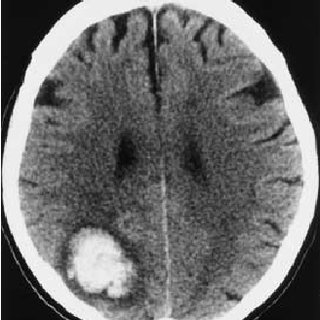
#> input picture An-81-year-old-man-with-a-well-circumscribed-right-parietal-intraparenchymal-hematoma_Q320.jpg, 320 x 320 px
$ jupyter execute 'detect brain bleed in ct.ipynb'
#> lines starting #> are read from the running program, lines starting #| are printed output that depends on the picture; after the words box and inside, x2 and y2 are one past the last pixel; in counts of white or black regions, pixels touching at a corner belong together
[cell 1]
import numpy as np
import matplotlib.pyplot as plt
import cv2

[cell 2]
import numpy as np
import cv2

def nothing(x):
    pass

cv2.namedWindow("tracking")
cv2.createTrackbar("LH","tracking",0,255,nothing)
cv2.createTrackbar("LS","tracking",0,255,nothing)
cv2.createTrackbar("LV","tracking",0,255,nothing)
cv2.createTrackbar("UH","tracking",255,255,nothing)
cv2.createTrackbar("US","tracking",255,255,nothing)
cv2.createTrackbar("UV","tracking",255,255,nothing)

# my_img = cv2.imread('First-CT-scan-brain-without-contrast-showing-suspicion-of-subarachnoid-bleed-a.png')

while True:

    my_img = cv2.imread('An-81-year-old-man-with-a-well-circumscribed-right-parietal-intraparenchymal-hematoma_Q320.jpg')
#> my_img is the input picture: shape (320, 320, 3); min 0, max 255, mean 109.6
    #roi = img[269: 795, 537: 1416]
    rows, cols, _ = my_img.shape
#> rows = 320; cols = 320
    gray_roi = cv2.cvtColor(my_img, cv2.COLOR_BGR2GRAY)
    gray_roi = cv2.GaussianBlur(gray_roi, (5, 5), 0)
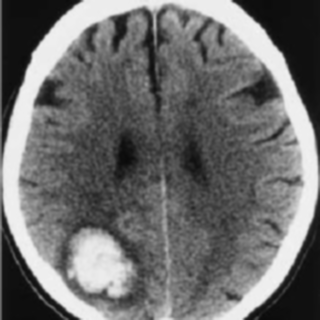
#> gray_roi: shape (320, 320); min 10, max 243, mean 109.4
    _, threshold = cv2.threshold(gray_roi, 3, 255, cv2.THRESH_BINARY_INV)
#> threshold: shape (320, 320); every value is 0

    hsv = cv2.cvtColor(my_img, cv2.COLOR_BGR2HSV)
#> hsv: shape (320, 320, 3); mean H, S, V 0, 0, 109.6

    """
    lh = 0
    ls = 0
    lv = 128
    uh = 255
    us = 255
    uv = 148 or 186 or 215
    """

    l_h = cv2.getTrackbarPos("LH" , "tracking")
    l_s = cv2.getTrackbarPos("LS", "tracking")
    l_v = cv2.getTrackbarPos("LV", "tracking")

    u_h = cv2.getTrackbarPos("UH", "tracking")
    u_s = cv2.getTrackbarPos("US", "tracking")
    u_v = cv2.getTrackbarPos("UV", "tracking")

    l_b = np.array([l_h,l_s,l_v])
    u_b = np.array([u_h,u_s,u_v])

    mask = cv2.inRange(hsv, l_b, u_b)
#> mask: shape (320, 320); every value is 255
    res = cv2.bitwise_and(my_img,my_img,mask=mask)
    res2 = cv2.bitwise_and(gray_roi, gray_roi, mask=mask)

    #ret, thresh = cv2.threshold(my_img, 127, 255, 0)
    ret, thresh = cv2.threshold(my_img, 120, 200, 0)
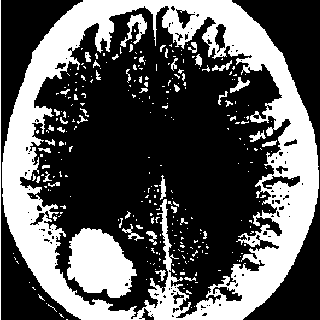
#> thresh: shape (320, 320, 3); values 0 (black) and 200 (white), 34.8% white; 295 white regions (251 under 20 px), largest, box (x1, y1, x2, y2) and area: (2, 0, 319, 320) 28904, (67, 228, 137, 298) 3345, (120, 14, 147, 47) 328
    contours, hierarchy = cv2.findContours(res2, cv2.RETR_TREE, cv2.CHAIN_APPROX_SIMPLE)
#> contours = [[[0, 0], [0, 319], [319, 319], [319, 0]]]
    contours = sorted(contours, key=lambda x: cv2.contourArea(x), reverse=True)
    for cnt in contours:
        (x,y,w,h) = cv2.boundingRect(cnt)
        #cv2.drawContours(img, contours, -1, (0, 255, 0), 3)
        cv2.rectangle(my_img,(x,y),(x+w,y+h),(255,0,0),2)
        cv2.line(my_img, (x + int(w/2), 0), (x + int(w/2), rows), (0, 255, 0), 2)
        cv2.line(my_img, (0, y + int(h/2)), (cols, y + int(h/2)), (0, 255, 0), 2)
        break
#> this loop made 1 pass
#> (cnt, x, y, w, h) on pass 1: ([[0, 0], [0, 319], [319, 319], [319, 0]], 0, 0, 320, 320)
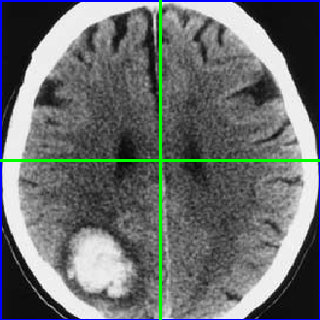
#> my_img: shape (320, 320, 3); 3.71% of pixels changed, all inside (x1, y1, x2, y2) = (0, 0, 320, 320)


    cv2.imshow('Video', my_img)
    cv2.imshow('mask' , mask)
    cv2.imshow("res" , res2)
    if (cv2.waitKey(10) & 0xFF == ord('b')):
#> (key Esc is pressed here)
        break

$ run again, with download.jpg copied over An-81-year-old-man-with-a-well-circumscribed-right-parietal-intraparenchymal-hematoma_Q320.jpg
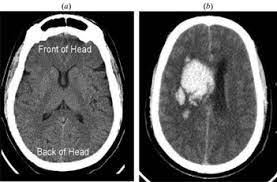
#> input picture download.jpg, 277 x 182 px
#> my_img is the input picture: shape (182, 277, 3); min 0, max 255, mean 100.8
#> `_, threshold = cv2.threshold(gray_roi, 3, 255, cv2.THRESH_BINARY_INV)`:
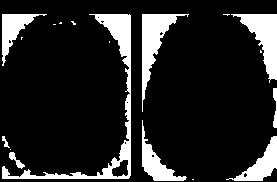
#> threshold: shape (182, 277); 15% white; 18 white regions (9 under 20 px), largest, box (x1, y1, x2, y2) and area: (2, 14, 131, 179) 2271, (142, 14, 189, 112) 1338, (231, 14, 277, 83) 1295
#> hsv: shape (182, 277, 3); mean H, S, V 0, 0, 100.8
#> mask: shape (182, 277); every value is 255
#> thresh: shape (182, 277, 3); values 0 (black) and 200 (white), 28.5% white; 178 white regions (162 under 20 px)
#> contours = 11 contours, 4 with area under 20; largest, box (x1, y1, x2, y2) and area: (0, 0, 277, 182) 49931, (9, 175, 127, 180) 316, (112, 31, 121, 39) 38, (248, 23, 257, 31) 38, (7, 31, 13, 40) 35, (145, 167, 153, 176) 28, (143, 63, 149, 70) 20
#> the loop `for cnt in contours:` made 1 pass
#> after the loop `for cnt in contours:`:
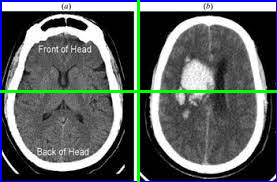
#> my_img: shape (182, 277, 3); 5.39% of pixels changed, all inside (x1, y1, x2, y2) = (0, 0, 277, 182)

$ run again, with images (1).jpg copied over An-81-year-old-man-with-a-well-circumscribed-right-parietal-intraparenchymal-hematoma_Q320.jpg
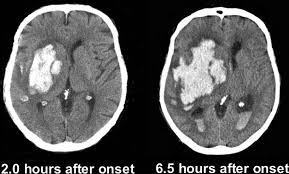
#> input picture images (1).jpg, 289 x 174 px
#> my_img is the input picture: shape (174, 289, 3); min 0, max 255, mean 89.1
#> `_, threshold = cv2.threshold(gray_roi, 3, 255, cv2.THRESH_BINARY_INV)`:
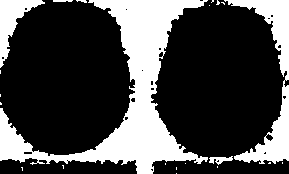
#> threshold: shape (174, 289); 28.3% white; 22 white regions (16 under 20 px), largest, box (x1, y1, x2, y2) and area: (0, 0, 208, 174) 9915, (224, 0, 289, 164) 2990, (0, 0, 45, 68) 1073, (209, 156, 233, 165) 113, (53, 0, 73, 2) 37, (76, 0, 87, 3) 20
#> hsv: shape (174, 289, 3); mean H, S, V 0, 0, 89.1
#> mask: shape (174, 289); every value is 255
#> thresh: shape (174, 289, 3); values 0 (black) and 200 (white), 31.5% white; 297 white regions (242 under 20 px)
#> contours = 14 contours, 12 with area under 20; largest, box (x1, y1, x2, y2) and area: (0, 0, 289, 174) 49789, (170, 154, 182, 160) 42
#> the loop `for cnt in contours:` made 1 pass
#> after the loop `for cnt in contours:`:
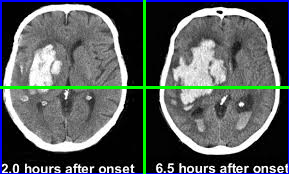
#> my_img: shape (174, 289, 3); 5.45% of pixels changed, all inside (x1, y1, x2, y2) = (0, 0, 289, 174)
